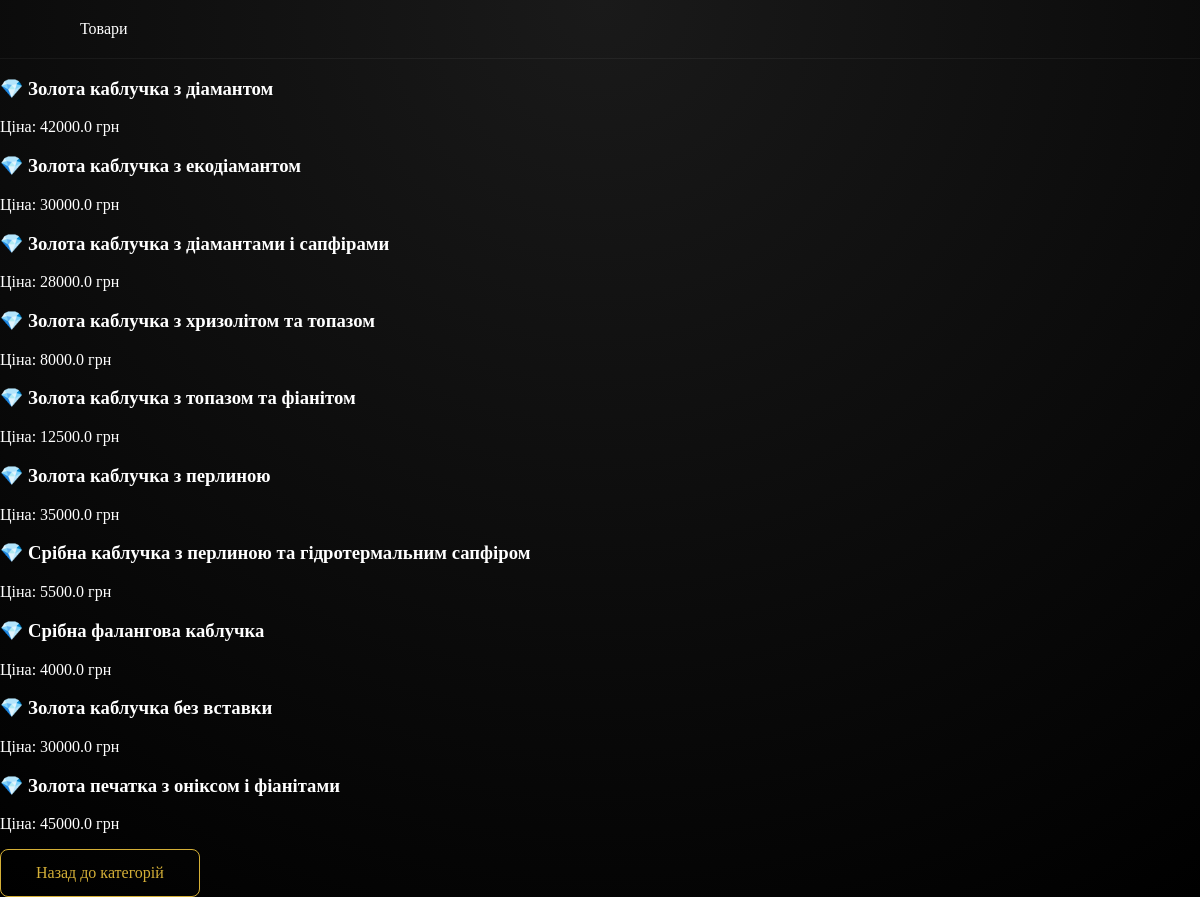
The app's page /catalog/1/, older data.
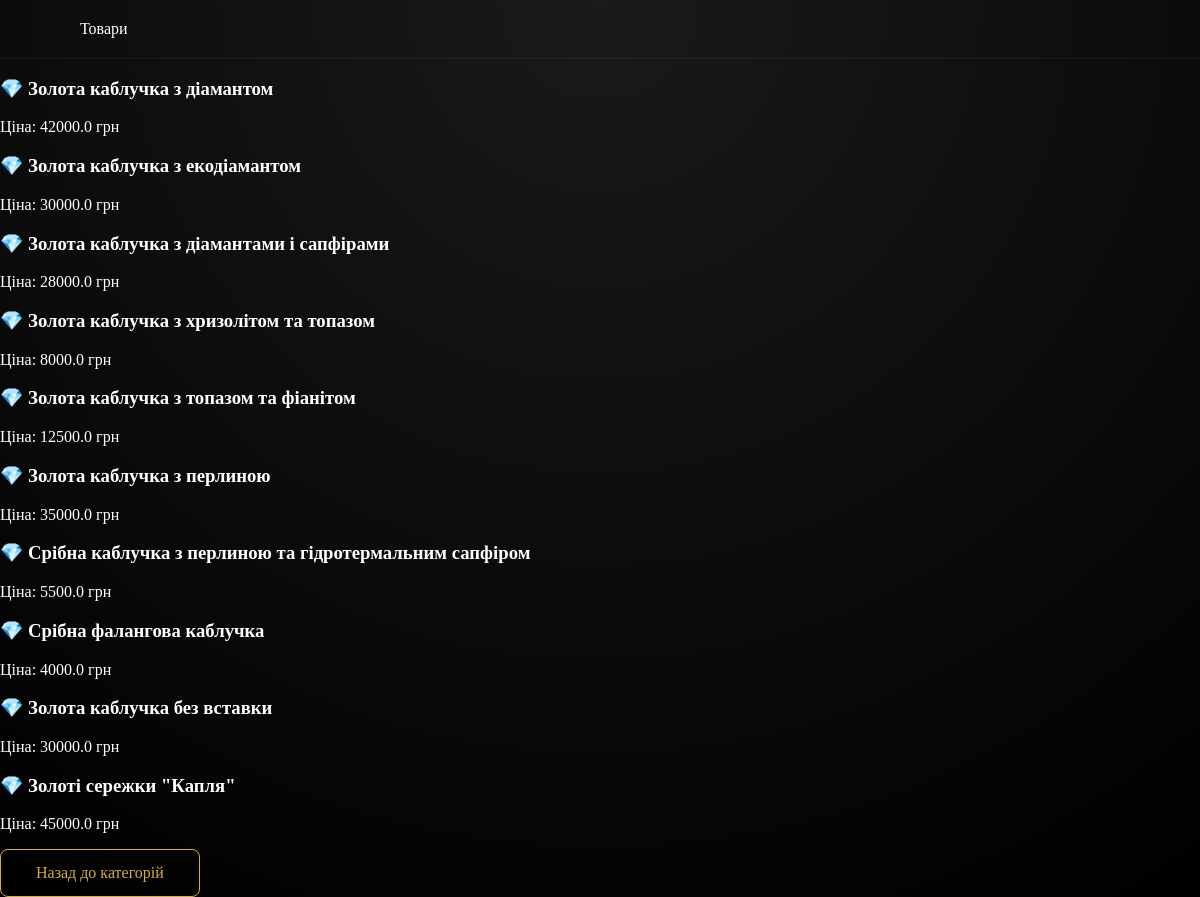
The same page, newer data.
### site_django/models.py (models this page shows, shortened)
class Product(models.Model):
    name = models.CharField(max_length=100)
    price = models.FloatField()
    category = models.ForeignKey(Category, on_delete=models.CASCADE)
    created_at = models.DateTimeField(auto_now_add=True)
    updated_at = models.DateTimeField(auto_now=True)

### site_django/views.py (the view)
# urls.py: path('catalog/<int:category_id>/', views.products_by_category),
def products_by_category(request, category_id):
    products = Product.objects.filter(category_id=category_id)
    return render(request, 'products.html', {"products": products})

### templates/products.html (shortened to what this page needs)
{% load static %}
<!DOCTYPE html>
<html lang="uk">
<head>
    <link rel="stylesheet" href="{% static 'css/style.css' %}">
</head>
<body>
<header>Товари</header>
<div class="container">
    {% for product in products %}
        <div class="product">
            <h3>💎 {{ product.name }}</h3>
            <p>Ціна: {{ product.price }} грн</p>
        </div>
    {% endfor %}
    <a href="/catalog/" class="btn">Назад до категорій</a>
</div>
</body>
</html>

### static/css/style.css (style rules this page uses)
body { margin: 0; font-family: 'Playfair Display', serif; background: radial-gradient(circle at top, #1a1a1a, #000); color: white; }
header { display: flex; justify-content: space-between; align-items: center; padding: 20px 80px; border-bottom: 1px solid rgba(255,255,255,0.05); }
.btn { display: inline-block; padding: 14px 35px; border: 1px solid #d4af37; color: #d4af37; text-decoration: none; transition: 0.3s; border-radius: 8px; }

Row changes from the older to the newer data that the page shows:
changed Product: name "Золота печатка з оніксом і фіанітами" → "Золоті сережки \"Капля\""
